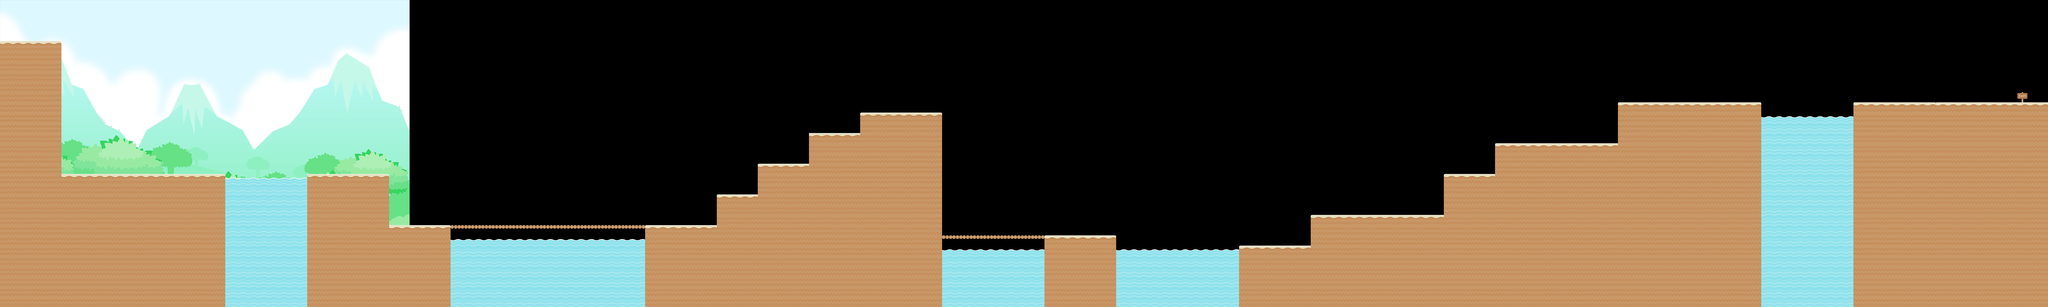

This game map was drawn from its Tiled (.tmx) file and the tilesets committed beside it. A one-line description and the trimmed map source follow:
An orthogonal 200x30 tile map with 70x70 px tiles, 1 tile layer (Capa de Patrones 1), 2 image layers and 32 objects.

<map version="1.0" tiledversion="1.1.5" orientation="orthogonal" renderorder="right-down" width="200" height="30" tilewidth="70" tileheight="70" infinite="0" nextobjectid="60">
 <tileset firstgid="1" name="tileset" tilewidth="70" tileheight="70" spacing="2" tilecount="25" columns="5">
  <image source="tileset.png" width="358" height="358" />
  <terraintypes>
   <terrain name="Ground" tile="-1" />
  </terraintypes>
  <tile id="2" terrain=",,,0" />
  <tile id="3" terrain=",,0,0" />
  <tile id="4" terrain=",,0," />
  <tile id="7" terrain=",0,," />
  <tile id="8" terrain="0,0,," />
  <tile id="9" terrain="0,,," />
 </tileset>
 <imagelayer name="Parallax_2">
  <image source="BG_2.png" width="2800" height="2100" />
  <properties>
   <property name="speed" type="float" value="0.15" />
  </properties>
 </imagelayer>
 <imagelayer name="Parallax_1">
  <image source="BG_1.png" width="2800" height="2100" />
  <properties>
   <property name="speed" type="float" value="0" />
  </properties>
 </imagelayer>
 <layer name="Capa de Patrones 1" width="200" height="30">
  <data>[6000 cells, 2618 non-empty, 10 distinct tile ids]</data>
 </layer>
 <objectgroup name="Objects">
  <object id="23" x="1.33333" y="282.667" width="417.333" height="141.333">
   <properties>
    <property name="type" value="GROUND" />
   </properties>
  </object>
  <object id="24" x="309.333" y="284" width="106.667" height="1046.67">
   <properties>
    <property name="type" value="WALL" />
   </properties>
  </object>
  <object id="25" x="386" y="1190" width="1152" height="148">
   <properties>
    <property name="type" value="GROUND" />
   </properties>
  </object>
  <object id="26" x="1306" y="1209.52" width="240" height="896.485">
   <properties>
    <property name="type" value="WALL" />
   </properties>
  </object>
  <object id="27" x="2104" y="1210.3" width="240" height="917.697">
   <properties>
    <property name="type" value="WALL" />
   </properties>
  </object>
  <object id="28" x="2114" y="1190" width="532" height="170">
   <properties>
    <property name="type" value="GROUND" />
   </properties>
  </object>
  <object id="29" x="2474" y="1213.21" width="184" height="454.788">
   <properties>
    <property name="type" value="WALL" />
   </properties>
  </object>
  <object id="34" x="2639.03" y="1540.12" width="2274.06" height="127.273">
   <properties>
    <property name="type" value="GROUND" />
   </properties>
  </object>
  <object id="36" x="4902.67" y="1347.51" width="153.333" height="327.151">
   <properties>
    <property name="type" value="WALL" />
   </properties>
  </object>
  <object id="37" x="4914.67" y="1330.67" width="309.333" height="108">
   <properties>
    <property name="type" value="GROUND" />
   </properties>
  </object>
  <object id="38" x="5181.33" y="1147.82" width="89.333" height="342.181">
   <properties>
    <property name="type" value="WALL" />
   </properties>
  </object>
  <object id="39" x="5190" y="1124.67" width="342.667" height="108.667">
   <properties>
    <property name="type" value="GROUND" />
   </properties>
  </object>
  <object id="40" x="5881.33" y="789.454" width="89.333" height="187.212">
   <properties>
    <property name="type" value="WALL" />
   </properties>
  </object>
  <object id="41" x="5893.33" y="772" width="532.667" height="149.333">
   <properties>
    <property name="type" value="GROUND" />
   </properties>
  </object>
  <object id="42" x="6261.33" y="796.425" width="178.667" height="923.575">
   <properties>
    <property name="type" value="WALL" />
   </properties>
  </object>
  <object id="43" x="6318.67" y="1608" width="1297.33" height="140">
   <properties>
    <property name="type" value="GROUND" />
   </properties>
  </object>
  <object id="44" x="7462.67" y="1629.34" width="166.667" height="468">
   <properties>
    <property name="type" value="WALL" />
   </properties>
  </object>
  <object id="45" x="8468.67" y="1705.15" width="103.333" height="391.515">
   <properties>
    <property name="type" value="WALL" />
   </properties>
  </object>
  <object id="46" x="8971.33" y="1469.33" width="897.33" height="116">
   <properties>
    <property name="type" value="GROUND" />
   </properties>
  </object>
  <object id="47" x="9872" y="1207.15" width="96" height="286.182">
   <properties>
    <property name="type" value="WALL" />
   </properties>
  </object>
  <object id="48" x="10240" y="978.667" width="864" height="189.333">
   <properties>
    <property name="type" value="GROUND" />
   </properties>
  </object>
  <object id="49" x="11058.7" y="730.849" width="189.333" height="393.151">
   <properties>
    <property name="type" value="WALL" />
   </properties>
  </object>
  <object id="50" x="11072.7" y="700.667" width="948.67" height="68.667">
   <properties>
    <property name="type" value="GROUND" />
   </properties>
  </object>
  <object id="51" x="11898.7" y="728" width="141.333" height="1370.67">
   <properties>
    <property name="type" value="WALL" />
   </properties>
  </object>
  <object id="52" x="12669.3" y="724.242" width="162.667" height="1374.43">
   <properties>
    <property name="type" value="WALL" />
   </properties>
  </object>
  <object id="53" x="12694.7" y="699.333" width="1301.33" height="113.333">
   <properties>
    <property name="type" value="GROUND" />
   </properties>
  </object>
  <object id="54" x="5538.67" y="913.667" width="342.667" height="108.667">
   <properties>
    <property name="type" value="GROUND" />
   </properties>
  </object>
  <object id="55" x="5533.33" y="923.394" width="89.333" height="233.212">
   <properties>
    <property name="type" value="WALL" />
   </properties>
  </object>
  <object id="56" x="10222" y="998.909" width="96" height="263.515">
   <properties>
    <property name="type" value="WALL" />
   </properties>
  </object>
  <object id="57" x="9883.33" y="1192" width="357.33" height="116">
   <properties>
    <property name="type" value="GROUND" />
   </properties>
  </object>
  <object id="58" x="8477.33" y="1682" width="481.33" height="116">
   <properties>
    <property name="type" value="GROUND" />
   </properties>
  </object>
  <object id="59" x="8962.33" y="1492.24" width="103.333" height="221.515">
   <properties>
    <property name="type" value="WALL" />
   </properties>
  </object>
 </objectgroup>
</map>